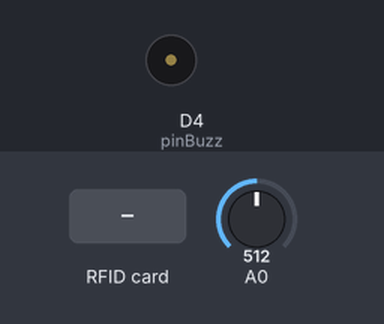
A sketch run on a simulated ESP8266 (NodeMCU). Parts: buzzer (waves = sounding, pin HIGH). The test bench sets the inputs (shaded band); at power-on: A0 = 512. WiFi joins after 1.5 s; servers stay silent unless stated; what the sketch prints to the serial monitor is not drawn.

Above: at 2.7 s.
2.8 s: RFID card 80 9E 83 1B held to the reader
At 3.46 s:
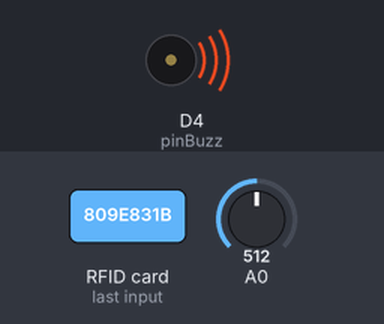
5.0 s: RFID card D1 DF 68 26 held to the reader
At 7.1 s:
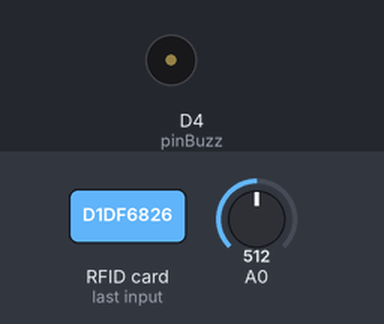
Timing chart, 0 to 8.6 s (numbered marks = the images above; inputs shaded):
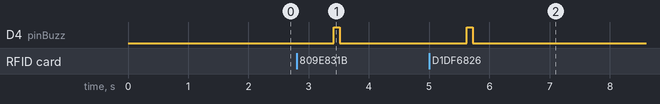

Measured:
- after the input at 2.8 s, D4 (pinBuzz): LOW → HIGH after 0.62 s, → LOW 0.10 s later
- after the input at 5.0 s, D4 (pinBuzz): LOW → HIGH after 0.63 s, → LOW 0.10 s later

The sketch:

FinalProject.ino
```cpp
#include <SPI.h>
#include <MFRC522.h>
#include <ESP8266WiFi.h>
#include <FirebaseArduino.h>

#define SS_PIN D2 // sda pin d2
#define RST_PIN D3 // reset pin d3
#define FIREBASE_HOST "HOST FIREBASE"
#define FIREBASE_AUTH "AUTH FIREBASE"
#define WIFI_SSID "NAMA_WIFI"
#define WIFI_PASSWORD "PASSWORD WIFI"
#define pinBuzz D4
MFRC522 mfrc522(SS_PIN, RST_PIN);

void setup()
{
  pinMode(pinBuzz, OUTPUT);
  pinMode(A0, INPUT);
  Serial.begin(115200);
  SPI.begin();
  mfrc522.PCD_Init();
  WiFi.begin(WIFI_SSID, WIFI_PASSWORD);
  Serial.print("connecting");
  while (WiFi.status() != WL_CONNECTED) {
    Serial.print(".");
    delay(500);
  }
  Serial.println();
  Serial.print("connected: ");
  Serial.println(WiFi.localIP());
  Firebase.begin(FIREBASE_HOST, FIREBASE_AUTH);
}

void loop()
{
  int potMeasure = analogRead(A0);
   if ( ! mfrc522.PICC_IsNewCardPresent())
  {
    return;
  }
  if ( ! mfrc522.PICC_ReadCardSerial())
  {
    return;
  }
  Serial.print("UID tag :");
  String idCard= "";

  for (int i = 0; i < mfrc522.uid.size; i++)
  {
     Serial.println(mfrc522.uid.uidByte[i], HEX);
     idCard.concat(String(mfrc522.uid.uidByte[i], HEX));
  }

  idCard.toUpperCase();

  if(idCard == "809E831B")
  {
    if(potMeasure > 512)
    {
      Firebase.setString("nama", "Galih Wiyatno");
      Firebase.setInt("suhu", potMeasure);
      Firebase.setString("message", "Suhu kamu diatas 37 Derajat\nKamu tidak dapat masuk");
      Firebase.setString("absen", "Sakit");
      digitalWrite(pinBuzz, HIGH);
      delay(2000);
      digitalWrite(pinBuzz, LOW);
      // handle error
      if (Firebase.failed()) {
        Serial.print("setting /message failed:");
        Serial.println(Firebase.error());
        return;
      }
    }
    else
    {
      Firebase.setString("nama", "Galih Wiyatno");
      Firebase.setFloat("suhu", potMeasure);
      Firebase.setString("message", "Suhu kamu Normal\nAbsen Berhasil");
      Firebase.setString("absen", "Hadir");
      digitalWrite(pinBuzz, HIGH);
      delay(100);
      digitalWrite(pinBuzz, LOW);
      // handle error
      if (Firebase.failed()) {
        Serial.print("setting /message failed:");
        Serial.println(Firebase.error());
        return;
      }
    }
  }
  else if(idCard == "D1DF6826")
  {
    if(potMeasure > 512)
    {
      Firebase.setString("nama", "Ngarvan Dwi Bahtiar");
      Firebase.setInt("suhu", potMeasure);
      Firebase.setString("message", "Suhu kamu diatas 37 Derajat\nKamu tidak dapat masuk");
      Firebase.setString("absen", "Sakit");
      digitalWrite(pinBuzz, HIGH);
      delay(2000);
      digitalWrite(pinBuzz, LOW);
      // handle error
      if (Firebase.failed()) {
        Serial.print("setting /message failed:");
        Serial.println(Firebase.error());
        return;
      }
    }
    else
    {
      Firebase.setString("nama", "Ngarvan Dwi Bahtiar");
      Firebase.setFloat("suhu", potMeasure);
      Firebase.setString("message", "Suhu kamu Normal\nAbsen Berhasil");
      Firebase.setString("absen", "Hadir");
      digitalWrite(pinBuzz, HIGH);
      delay(100);
      digitalWrite(pinBuzz, LOW);
      // handle error
      if (Firebase.failed()) {
        Serial.print("setting /message failed:");
        Serial.println(Firebase.error());
        return;
      }
    }
  }
  delay(1000);
}
```
